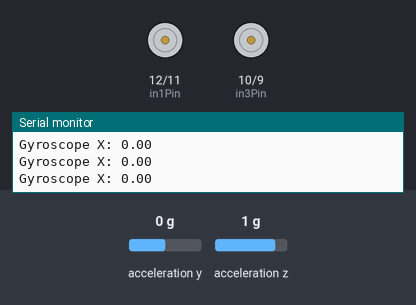
This sketch was run on a simulated Arduino Uno, built with avr-gcc and run on an emulated ATmega328P. On the bench: motor-driver pin pairs drawn as motors (green arrow = first pin HIGH = forward, orange = second pin HIGH = backward, longer = more drive, scaled by the enable pin), the last lines printed to the serial monitor. The test bench sets the inputs (shaded band); at power-on: acceleration y 0 g, acceleration z 1 g.

Above: at 1.2 s.
1.3 s: acceleration y set to 0.2 g
2.8 s: acceleration z set to 0 g
4.3 s: acceleration z set to -0.3 g
At 5.1 s:
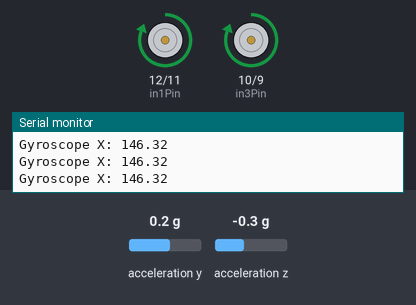
5.8 s: acceleration y set to -0.1 g
At 6.7 s:
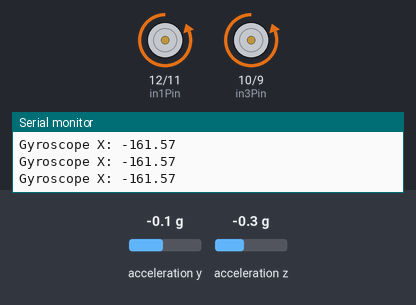
7.3 s: acceleration y set to -0.5 g
At 8.4 s:
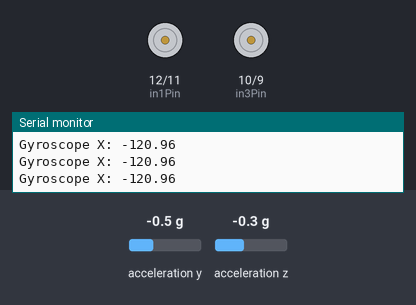
10.3 s: acceleration y set to 0 g
At 11.8 s:
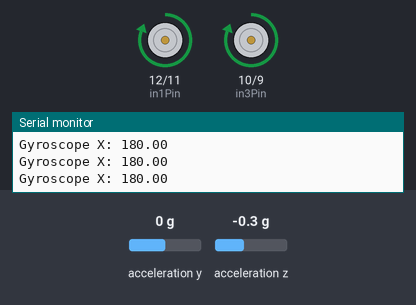
Timing chart, 0 to 12.9 s (numbered marks = the images above; inputs shaded):
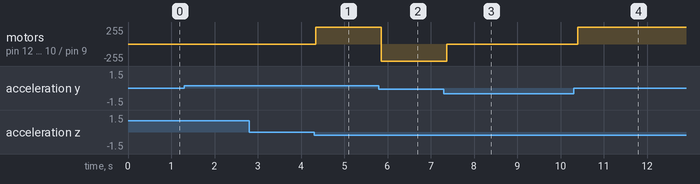

Measured:
- the behaviour switches between -0.1 and -0.2 g on acceleration z (found by bisection; images 0 and 1)
- the behaviour switches between -0.3 and -0.4 g on acceleration y (found by bisection; images 2 and 3)
- after the input at 4.3 s, motor on pin 12 (in1Pin) / pin 11 (in2Pin), motor on pin 10 (in3Pin) / pin 9 (in4Pin): stopped → forward 255/255 at once
- after the input at 5.8 s, motor on pin 12 (in1Pin) / pin 11 (in2Pin), motor on pin 10 (in3Pin) / pin 9 (in4Pin): forward 255/255 → backward 255/255 after 0.06 s
- after the input at 7.3 s, motor on pin 12 (in1Pin) / pin 11 (in2Pin), motor on pin 10 (in3Pin) / pin 9 (in4Pin): backward 255/255 → stopped after 0.07 s
- after the input at 10.3 s, motor on pin 12 (in1Pin) / pin 11 (in2Pin), motor on pin 10 (in3Pin) / pin 9 (in4Pin): stopped → forward 255/255 after 0.10 s

The sketch:

bldc_motor.ino
```cpp
#include <Wire.h>
#include <MPU6050.h>

// Define motor control pins
const int enaPin = 13;   // Enable pin for Motor A
const int in1Pin = 12;   // Input pin 1 for Motor A
const int in2Pin = 11;   // Input pin 2 for Motor A
const int enbPin = 8;    // Enable pin for Motor B
const int in3Pin = 10;   // Input pin 1 for Motor B
const int in4Pin = 9;    // Input pin 2 for Motor B


// Define MPU6050 object
MPU6050 mpu;

void setup() {
  // Initialize serial communication
  Serial.begin(9600);

  // Initialize motor control pins
  pinMode(enaPin, OUTPUT);
  pinMode(in1Pin, OUTPUT);
  pinMode(in2Pin, OUTPUT);
  pinMode(enbPin, OUTPUT);
  pinMode(in3Pin, OUTPUT);
  pinMode(in4Pin, OUTPUT);

  // Initialize MPU6050
  Wire.begin();
  mpu.initialize();
}

int16_t accY, accZ;
float accAngle;

void loop() {
  accZ = mpu.getAccelerationZ();
  accY = mpu.getAccelerationY();

  accAngle = atan2(accY, accZ) * RAD_TO_DEG;
  // Control robot movements based on gyroscope X-axis value

  // Set motor speed
  int motorSpeed = abs(accAngle);

  if (accAngle > 0) {
    // Rotate robot to the right
    moveForward(motorSpeed);
  // } else if (accAngle < 0) {
  //   // Rotate robot to the left
  //   turnLeft();
  } else {
    // Move robot forward
    moveBackward(motorSpeed);
  }


  analogWrite(enaPin, motorSpeed);
  analogWrite(enbPin, motorSpeed);

  // Print gyroscope X-axis value
  Serial.print("Gyroscope X: ");
  Serial.println(accAngle);

  delay(100);
}

// Function to move the robot forward
void moveForward(int motorSpeed) {
  analogWrite(enaPin, motorSpeed);
  analogWrite(enbPin, motorSpeed);
  digitalWrite(in1Pin, HIGH);
  digitalWrite(in2Pin, LOW);
  digitalWrite(in3Pin, HIGH);
  digitalWrite(in4Pin, LOW);
}

// Function to move the robot backward
void moveBackward(int motorSpeed) {
  analogWrite(enaPin, motorSpeed);
  analogWrite(enbPin, motorSpeed);
  digitalWrite(in1Pin, LOW);
  digitalWrite(in2Pin, HIGH);
  digitalWrite(in3Pin, LOW);
  digitalWrite(in4Pin, HIGH);
}

// // Function to turn the robot to the left
// void turnLeft() {
//   digitalWrite(in1Pin, LOW);
//   digitalWrite(in2Pin, HIGH);
//   digitalWrite(in3Pin, HIGH);
//   digitalWrite(in4Pin, LOW);
// }

// // Function to turn the robot to the right
// void turnRight() {
//   digitalWrite(in1Pin, HIGH);
//   digitalWrite(in2Pin, LOW);
//   digitalWrite(in3Pin, LOW);
//   digitalWrite(in4Pin, HIGH);
// }
```
